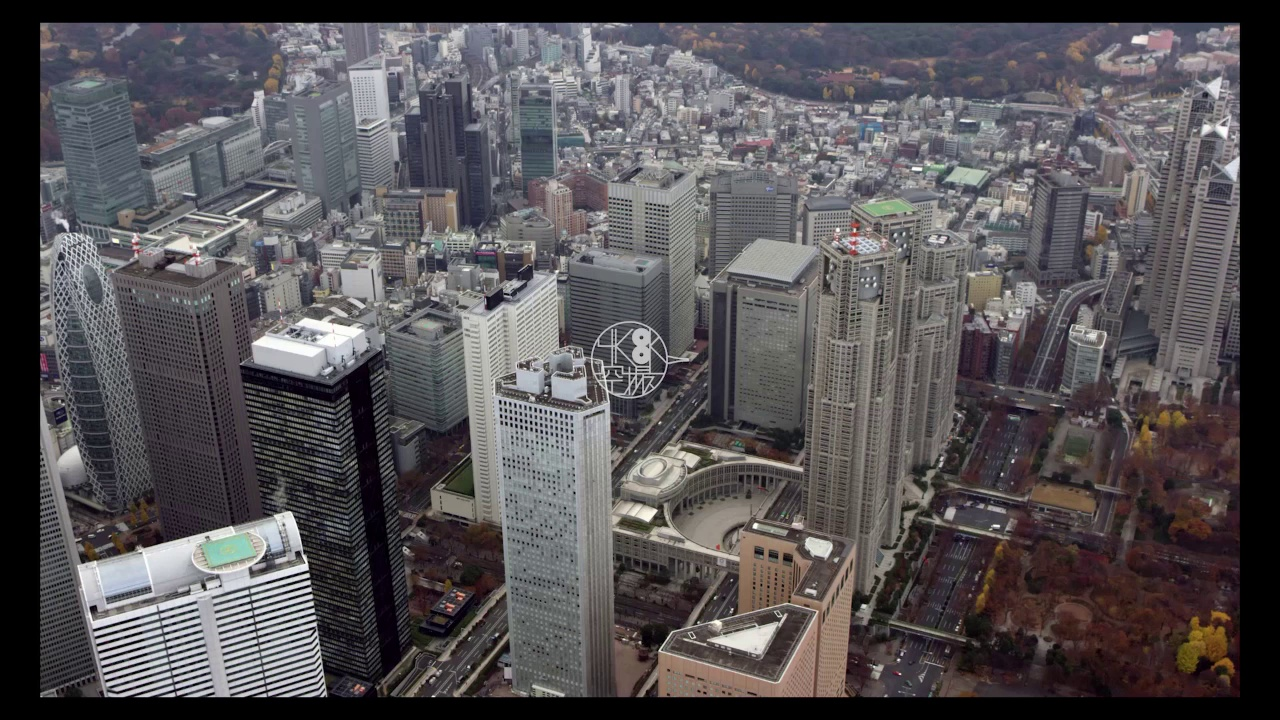
#> input picture images/906814c39d14fa7c9f59a0cd13feae463547595d493f9f9338920e74711e1d40.jpg, 1280 x 720 px, given in place of 1.jpg, which was not available
$ jupyter execute --allow-errors '230529_kadai - カワッチk.ipynb'   (text cells are left out)
#> lines starting #> are read from the running program, lines starting #| are printed output that depends on the picture; after the words box and inside, x2 and y2 are one past the last pixel; in counts of white or black regions, pixels touching at a corner belong together; pictures that were not available may be replaced by others from this repository, and a replacement may not be noted
[cell 1]
import cv2

[cell 2]
img_picture = []
for i in range(247):
    img = cv2.imread("C:\\Users\\koudaisei\\kawamura\\Football\\"+str(i+1)+".jpg")
#> img is the input picture: shape (720, 1280, 3); mean B, G, R 85.1, 82.4, 85.8
    img_picture.append(img)
#> pass 2 of the loop `for i in range(247):`:
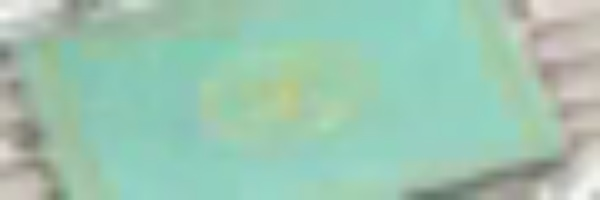
#> input picture images/d3a938255c26a4195305e4000c72b9bb7c41211e3cb373bff3d7a0faa7bb7223.jpg, 600 x 200 px, given in place of 2.jpg, which was not available
#> img is the input picture: shape (200, 600, 3); mean B, G, R 176.9, 197.3, 157.2

[cell 3]
name = "Write_Football.mp4"
#> name = 'Write_Football.mp4'
fourcc = cv2.VideoWriter_fourcc("m", "p", "4", "v")
fps = 10.0
size = (1920, 1080)
out = cv2.VideoWriter(name, fourcc, fps, size)

for i in range(len(img_picture)):
    out.write(img_picture[i])
#> `img_resize = cv2.resize(img, dsize=(720, 480))`:
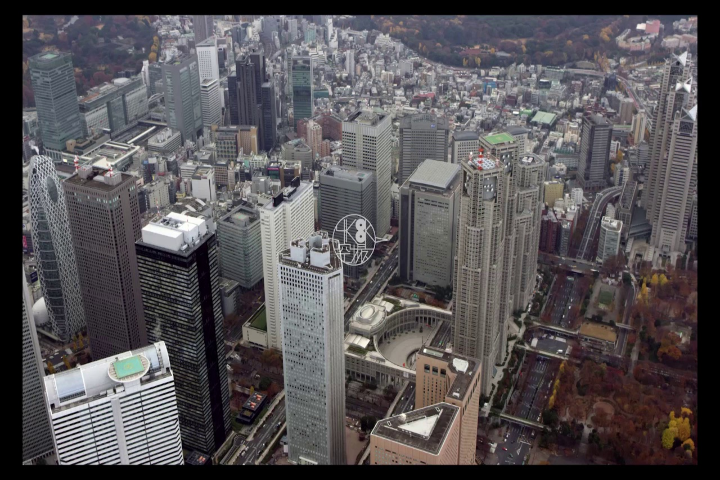
#> img_resize: shape (480, 720, 3); mean B, G, R 85, 82.3, 85.7
#> pass 2 of the loop `for i in range(247):`:
#> `img_resize = cv2.resize(img, dsize=(720, 480))`:
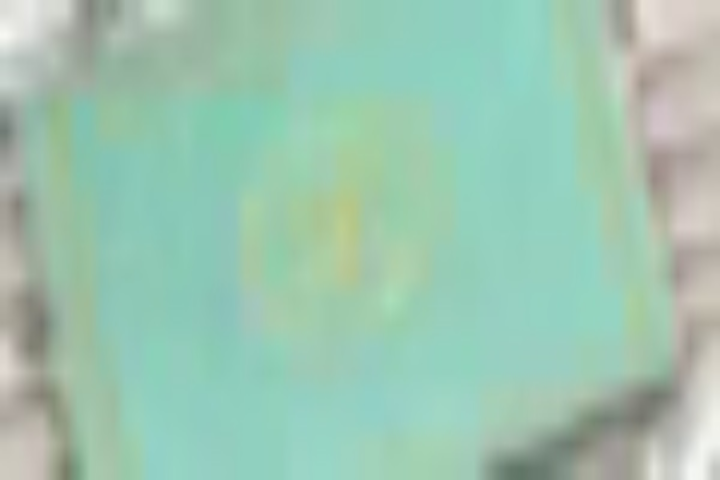
#> img_resize: shape (480, 720, 3); mean B, G, R 176.8, 197.2, 157.1
out.release()

[cell 4]
img_picture = []
#> (the rest of this cell did not finish here and is left out)

[cell 5]
name = "Write_Football_resize.mp4"
#> name = 'Write_Football_resize.mp4'
fourcc =  cv2.VideoWriter_fourcc("m", "p", "4", "v")
fps = 10.0
size = (720, 480)
out = cv2.VideoWriter(name, fourcc, fps, size)

for i in range(len(img_picture)):
    out.write(img_picture[i])
#> this loop made 3 passes
out.release()

[cell 6]
img_picture = []
for i in range(247):
    img = cv2.imread("C:\\Users\\koudaisei\\kawamura\\Football\\"+str(i+1)+".jpg")
    img_picture.append(img)
#> pass 2 of the loop `for i in range(247):`:

[cell 7]
name = "Write_Football_H264.mp4"
#> name = 'Write_Football_H264.mp4'
fourcc = cv2.VideoWriter_fourcc(*"h264")
fps = 10.0
size = (1920, 1080)
out = cv2.VideoWriter(name, fourcc, fps, size)

for i in range(len(img_picture)):
    out.write(img_picture[i])
out.release()

[cell 8]
import cv2
import numpy as np
import matplotlib.pyplot as plt

H       = 5
S       = 93
V       = 126
H_range = 5
S_range = 30
V_range = 50

upper = np.array([H+H_range, S+S_range, V+V_range])
lower = np.array([H-H_range, S-S_range, V-V_range])
ker_size = 5
num = 10
picture = []

cap = cv2.VideoCapture(0)
while cap.isOpened():
    retval, frame = cap.read()
    if retval is None:
        print("capture error")
        break

    img_hsv = cv2.cvtColor(frame, cv2.COLOR_BGR2HSV)
#> img_hsv: shape (720, 1280, 3); mean H, S, V 84.3, 37, 90

    img_range = cv2.inRange(img_hsv, lower, upper)
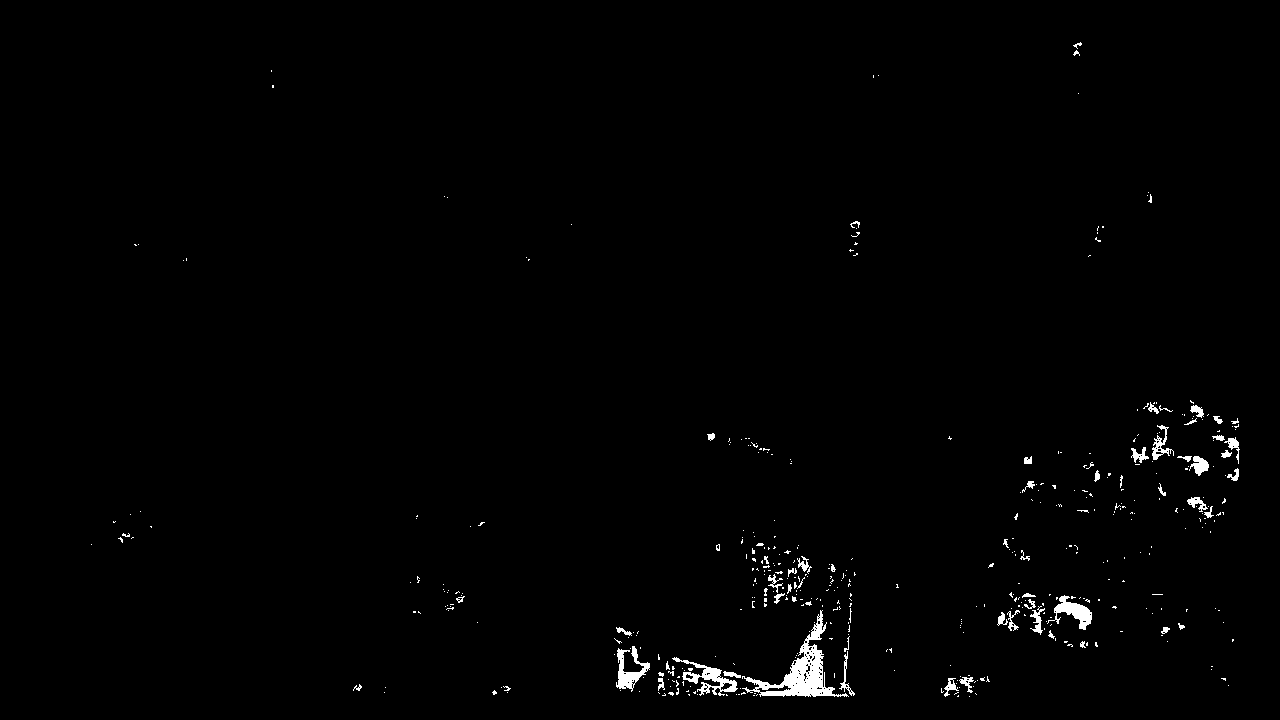
#> img_range: shape (720, 1280); 0.99% white; 450 white regions (390 under 20 px), largest, box (x1, y1, x2, y2) and area: (742, 610, 849, 697) 2199, (672, 657, 738, 696) 737, (616, 646, 650, 692) 619
    kernel = np.ones((ker_size, ker_size), np.uint8)
    img_dilate = cv2.dilate(img_range, kernel, iterations=10)
#> img_dilate: shape (720, 1280); 19.6% white; 21 white regions, largest, box (x1, y1, x2, y2) and area: (921, 380, 1260, 717) 74256, (594, 500, 919, 717) 46515, (390, 556, 498, 643) 7483
    img_erode = cv2.erode(img_dilate, kernel, iterations=10)
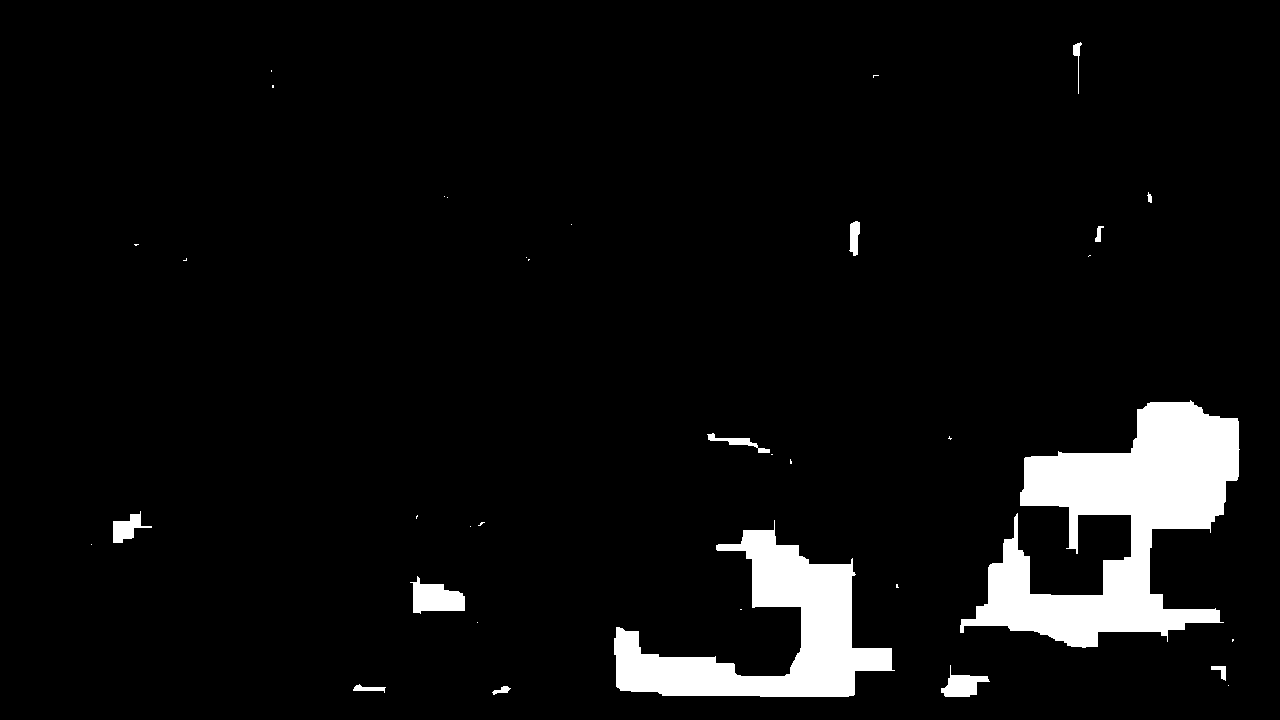
#> img_erode: shape (720, 1280); 5.8% white; 36 white regions (23 under 20 px)

    contours, hierarchy = cv2.findContours(img_erode, cv2.RETR_EXTERNAL, cv2.CHAIN_APPROX_NONE)
#> contours = 36 contours, 23 with area under 20; largest, box (x1, y1, x2, y2) and area: (960, 400, 1240, 648) 30303, (614, 520, 895, 697) 17744, (410, 576, 465, 614) 1208, (941, 665, 990, 697) 674, (113, 511, 152, 543) 500

    for each_contour in contours:
        x, y, w, h = cv2.boundingRect(each_contour)
        img_rect = cv2.rectangle(frame, (x, y), (x+w, y+h), (0, 0, 255), 3)
#> this loop made 36 passes
#> (x, y, w, h) on passes 1, 2, 3, 4, 5, 6, 7, 9, 10, 11, 12, 13: (492, 686, 19, 9), (1228, 685, 1, 1), (353, 684, 33, 9), (1211, 666, 15, 15), (941, 665, 49, 32), (1232, 639, 2, 3), (477, 622, 1, 1), (896, 584, 3, 4), (410, 576, 55, 38), (91, 544, 1, 1), (470, 526, 1, 1), (478, 522, 7, 4)
#> (each_contour, x, y, w, h) on passes 8, 18, 22, 25, 35: ([[740, 609], [741, 609]], 740, 609, 2, 1), ([[771, 454], [772, 454]], 771, 454, 2, 1), ([[528, 259], [528, 260], [529, 259]], 528, 259, 2, 2), ([[1089, 255], [1088, 256], [1089, 255], [1090, 255]], 1088, 255, 3, 2), ([[271, 70], [271, 71]], 271, 70, 1, 2)
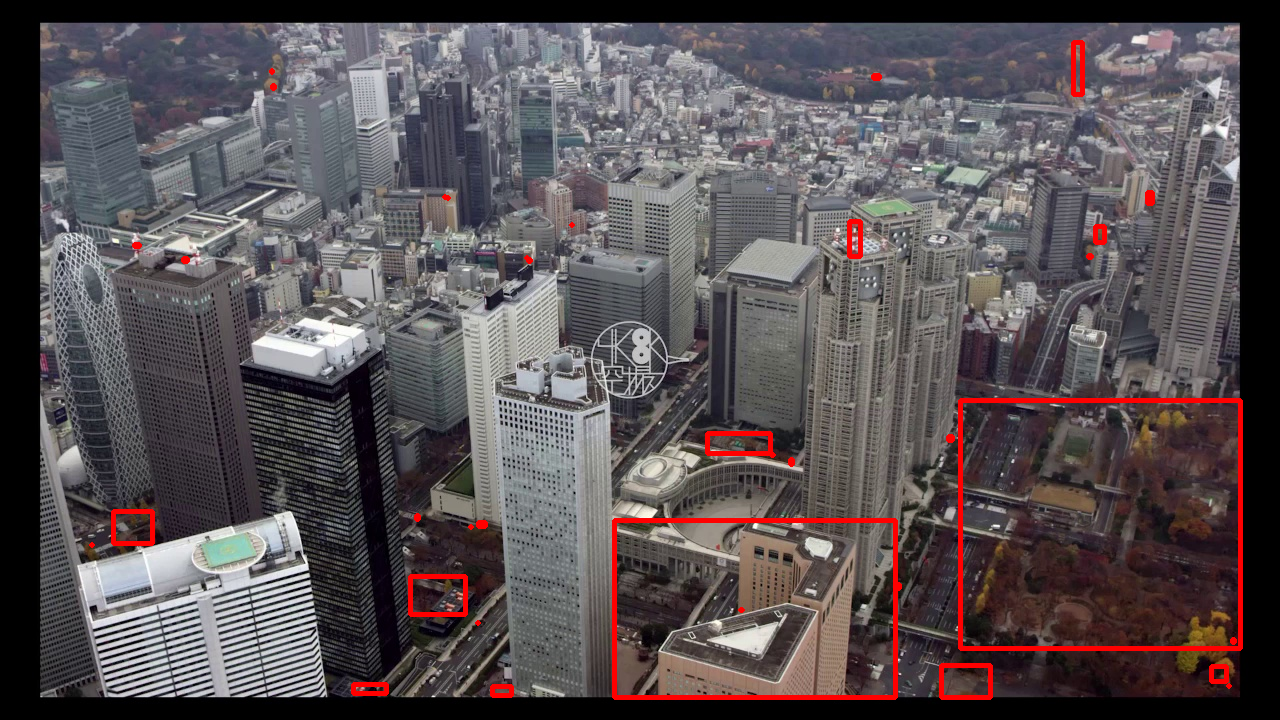
#> frame: shape (720, 1280, 3); 1.78% of pixels changed, all inside (x1, y1, x2, y2) = (89, 40, 1243, 700)

    cv2.imshow("capture_1", frame)

    key = cv2.waitKey(100)
#> (key Esc is pressed here)
    picture.append(frame)
    if key == 27:
        break

cap.release()
cv2.destroyAllWindows()

[cell 9]
name_10 = "Write_hand_10fps.mp4"
name_1 = "Write_hand_1fps.mp4"
fourcc =  cv2.VideoWriter_fourcc("m", "p", "4", "v")
fps_10 = 10.0
fps_1 = 1.0
size = (640, 480)

out_10 = cv2.VideoWriter(name_10, fourcc, fps_10, size)
out_1 = cv2.VideoWriter(name_1, fourcc, fps_1, size)

for i in range(len(picture)):
    out_10.write(picture[i])
#> this loop made 1 pass

for i in range(len(picture)//10 + 1):
    out_1.write(picture[i*10])

out_10.release()
out_1.release()

[cell 10]
import cv2
cap = cv2.VideoCapture("Write_Football.mp4")
while True:
    ret, frame = cap.read()
    frame_count = cap.get(cv2.CAP_PROP_POS_FRAMES)
    before = frame_count - 50
    after = frame_count + 50
    print(f"\r{frame_count}", end="")
    if ret == False:
        break

    cv2.putText(frame, str(frame_count), (10, 50), cv2.FONT_HERSHEY_TRIPLEX, 2, (0, 0, 0), 5)
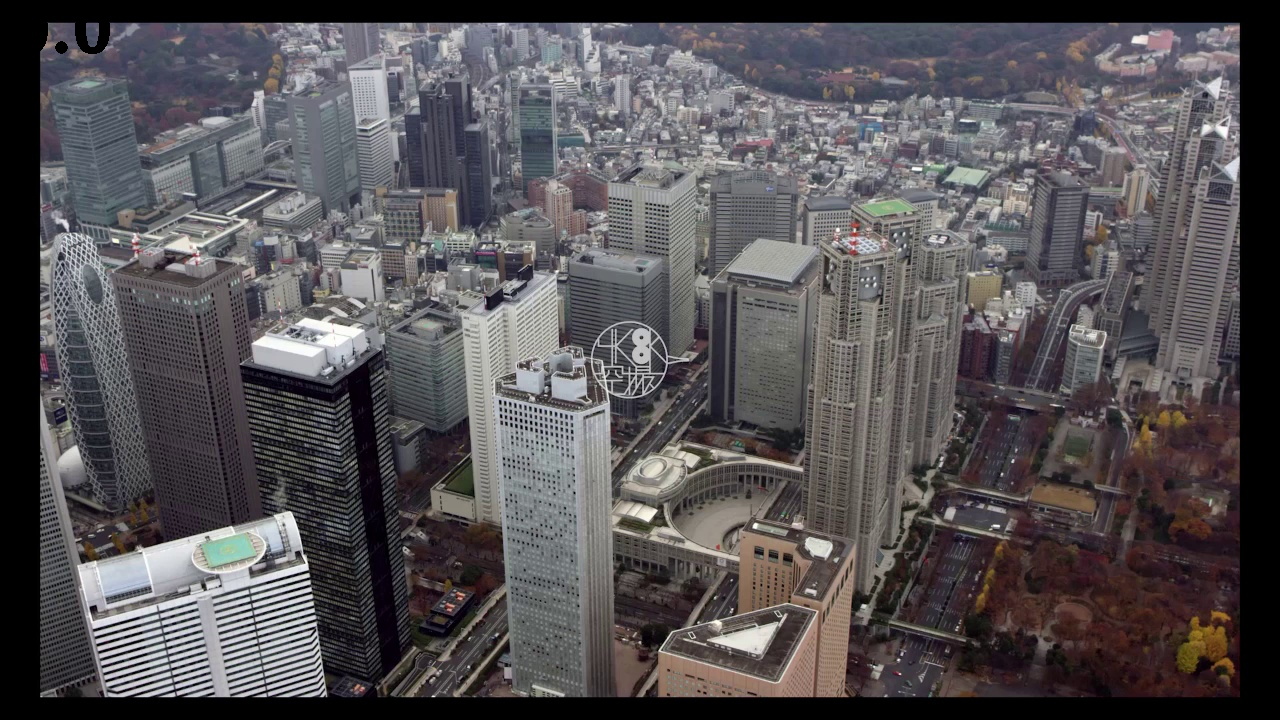
#> frame: shape (720, 1280, 3); 0.14% of pixels changed, all inside (x1, y1, x2, y2) = (32, 15, 110, 54)
    cv2.imshow("Video", frame)

    if cv2.waitKey(1) == ord('a'):
#> (key Esc is pressed here)
        cap.set(cv2.CAP_PROP_POS_FRAMES, before)
    elif cv2.waitKey(1) == ord('d'):
#> (key Esc is pressed here)
        cap.set(cv2.CAP_PROP_POS_FRAMES, after)
cap.release()
cv2.destroyAllWindows()
